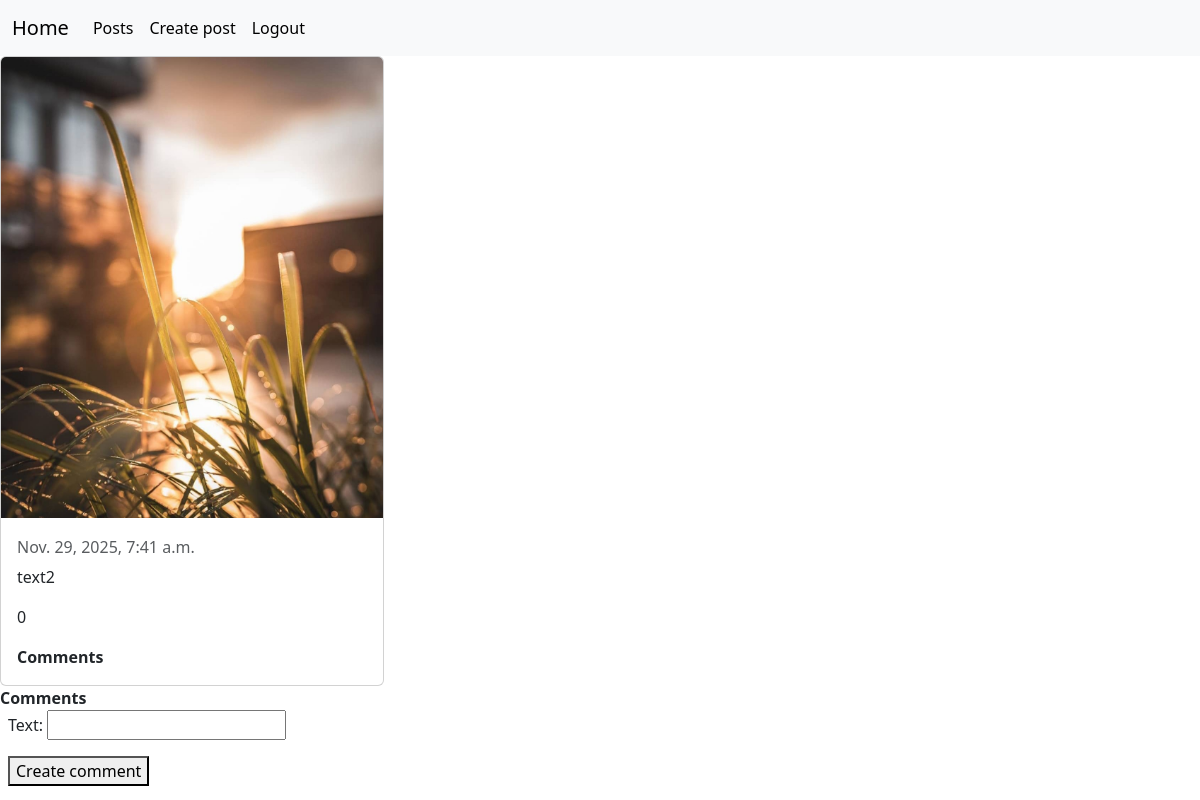
Before: /posts/2/ (signed in) with the older database file.
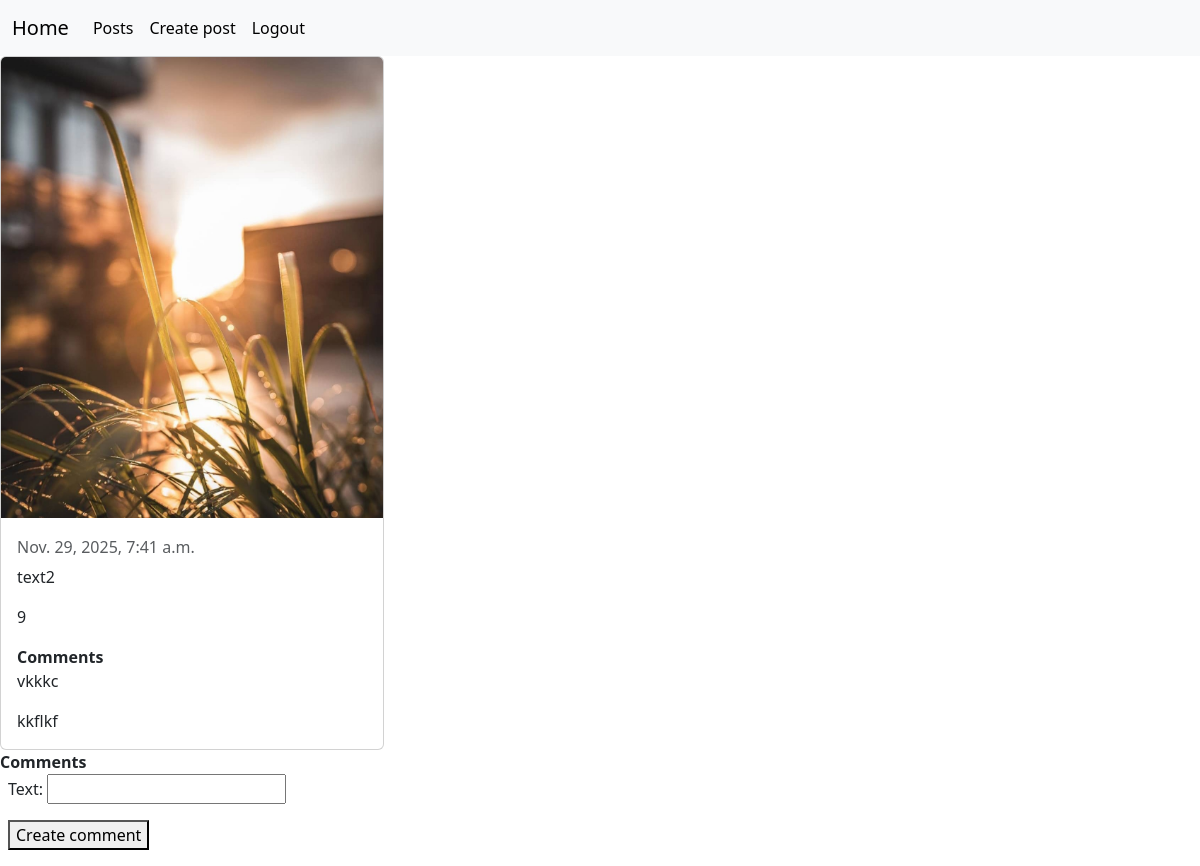
After: the same page with the newer database file.
### posts/models.py (models this page shows, shortened)
class Post(models.Model):
    image = models.ImageField(null=True, blank=True)
    title = models.CharField(max_length=255, null=False)
    content = models.CharField(max_length=1000, null=True, blank=True)
    rate = models.IntegerField(default=0, null=True)
    category = models.ForeignKey(Category, on_delete=models.CASCADE, null=True)
    tags = models.ManyToManyField(Tag)
    created_at = models.DateTimeField(auto_now_add=True, null=True)
    updated_at = models.DateTimeField(auto_now=True, null=True)

class Comment(models.Model):
    text = models.CharField(max_length=1000)
    created_at = models.DateTimeField(auto_now_add=True, null=True)
    updated_at = models.DateTimeField(auto_now=True, null=True)
    post = models.ForeignKey(Post, on_delete=models.CASCADE, related_name = 'comments')

### posts/views.py (the view, shortened to what this page needs)
# urls.py: path("posts/<int:post_id>/", post_detail_view),
@login_required(login_url="/login/")
def post_detail_view(request, post_id):
    post = Post.objects.filter(id=post_id).first()
    if not post:
        return redirect("/posts/")
    comments = Comment.objects.filter(post=post)
    if request.method == "GET":
        form = CommentForm()
        return render(request, "posts/post_detail.html", context={"post": post, "form": form, "comments": comments})

### posts/forms.py (shortened to what this page needs)
class CommentForm(forms.Form):
    text = forms.CharField(max_length=1000)

### templates/posts/post_detail.html (shortened to what this page needs)
{% extends "base.html" %}
{% block content %}
{% load static %}
<div class="card" style="width: 24rem;">
  {% if post.image %}
  <img src="{{post.image.url}}" class="card-img-top" alt="...">
  {% else %}
  <img src="{% static 'placeholder.png' %}" class="card-img-top" alt="...">
  {% endif %}
  <div class="card-body">
    <h6 class="card-subtitle mb-2 text-body-secondary">{{post.created_at}}</h6>
    <p class="card-text">{{post.content}}</p>
    <p class="card-text">{{post.rate}}</p>
    <strong>Comments</strong>
    {% for comment in comments %}
      <p class="card-text">{{comment.text}}</p>
    {% endfor %}
  </div>
</div>
<strong>Comments</strong>
<div style="padding-left: 8px;">
    <form method="post" action="" enctype="multipart/form-data">
        {{ form.as_p }}
        <button type="submit">Create comment</button>
    </form>
    </div>
{% endblock %}

### templates/base.html (shortened to what this page needs)
<header><link rel="stylesheet" href="https://cdn.jsdelivr.net/npm/bootstrap@5.3.3/dist/css/bootstrap.min.css"></header>
<header>
<nav class="navbar navbar-expand-lg bg-body-tertiary">
  <div class="container-fluid">
    <a class="navbar-brand" href="/">Home</a>
    <div class="collapse navbar-collapse" id="navbarSupportedContent">
      <ul class="navbar-nav me-auto mb-2 mb-lg-0">
        {% if request.user.is_authenticated %}
        <li class="nav-item">
          <a class="nav-link active" aria-current="page" href="/posts/">Posts</a>
        </li>
                <li class="nav-item">
          <a class="nav-link active" aria-current="page" href="/posts/create/">Create post</a>
        </li>
                  <li class="nav-item">
            <li class="nav-item">
          <a class="nav-link active" aria-current="page" href="/logout/">Logout</a>
        </li>
          {% else %}
          <a class="nav-link active" aria-current="page" href="/login/">Login</a>
        </li>
                  <li class="nav-item">
          <a class="nav-link active" aria-current="page" href="/register/">Register</a>
        </li>
        {% endif %}
      </ul>
    </div>
  </div>
</nav>
</header>
{% block content %}
{% endblock %}

Changed rows visible on the page:
changed Post "text2": rate "0" → "9"
added Comment: text "vkkkc"
added Comment: text "kkflkf"
